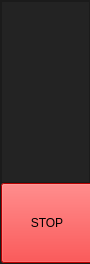
        <widget class="QFrame" name="frame_left_menu">
         <property name="minimumSize">
          <size>
           <width>90</width>
           <height>0</height>
          </size>
         </property>
         <property name="maximumSize">
          <size>
           <width>70</width>
           <height>16777215</height>
          </size>
         </property>
         <property name="styleSheet">
          <string notr="true">background-color: rgb(35, 35, 35);</string>
         </property>
         <property name="frameShape">
          <enum>QFrame::StyledPanel</enum>
         </property>
         <property name="frameShadow">
          <enum>QFrame::Raised</enum>
         </property>
         <layout class="QVBoxLayout" name="verticalLayout_3">
          <property name="spacing">
           <number>0</number>
          </property>
          <property name="leftMargin">
           <number>0</number>
          </property>
          <property name="topMargin">
           <number>0</number>
          </property>
          <property name="rightMargin">
           <number>0</number>
          </property>
          <property name="bottomMargin">
           <number>0</number>
          </property>
          <item alignment="Qt::AlignTop">
           <widget class="QFrame" name="frame_top_menues">
            <property name="frameShape">
             <enum>QFrame::StyledPanel</enum>
            </property>
            <property name="frameShadow">
             <enum>QFrame::Raised</enum>
            </property>
            <layout class="QVBoxLayout" name="verticalLayout_4">
             <property name="spacing">
              <number>0</number>
             </property>
             <property name="leftMargin">
              <number>0</number>
             </property>
             <property name="topMargin">
              <number>0</number>
             </property>
             <property name="rightMargin">
              <number>0</number>
             </property>
             <property name="bottomMargin">
              <number>0</number>
             </property>
             <item>
              <widget class="QPushButton" name="button_page_home">
               <property name="sizePolicy">
                <sizepolicy hsizetype="Preferred" vsizetype="Preferred">
                 <horstretch>0</horstretch>
                 <verstretch>0</verstretch>
                </sizepolicy>
               </property>
               <property name="minimumSize">
                <size>
                 <width>90</width>
                 <height>60</height>
                </size>
               </property>
               <property name="maximumSize">
                <size>
                 <width>16777215</width>
                 <height>16777215</height>
                </size>
               </property>
               <property name="baseSize">
                <size>
                 <width>60</width>
                 <height>60</height>
                </size>
               </property>
               <property name="acceptDrops">
                <bool>false</bool>
               </property>
               <property name="whatsThis">
                <string extracomment="Go Home"/>
               </property>
               <property name="layoutDirection">
                <enum>Qt::LeftToRight</enum>
               </property>
               <property name="autoFillBackground">
                <bool>false</bool>
               </property>
               <property name="styleSheet">
                <string notr="true">QPushButton{
	color: rgb(255, 255, 255);
	background-color: rgb(35, 35, 35);
	border: 0px solid
}
QPushButton:hover{
	background-color: rgb(85, 170, 255);
	border: 0px solid
}

</string>
               </property>
               <property name="inputMethodHints">
                <set>Qt::ImhNone</set>
               </property>
               <property name="text">
                <string/>
               </property>
               <property name="icon">
                <iconset>
                 <normaloff>Icons/217-2171720_icon-white-house-home-icon-white-png.png</normaloff>Icons/217-2171720_icon-white-house-home-icon-white-png.png</iconset>
               </property>
               <property name="iconSize">
                <size>
                 <width>24</width>
                 <height>24</height>
                </size>
               </property>
               <property name="autoRepeat">
                <bool>true</bool>
               </property>
               <property name="autoExclusive">
                <bool>false</bool>
               </property>
               <property name="default">
                <bool>false</bool>
               </property>
               <property name="flat">
                <bool>false</bool>
               </property>
              </widget>
             </item>
             <item>
              <widget class="QPushButton" name="button_page_plots">
               <property name="minimumSize">
                <size>
                 <width>90</width>
                 <height>60</height>
                </size>
               </property>
               <property name="styleSheet">
                <string notr="true">QPushButton{
	color: rgb(255, 255, 255);
	background-color: rgb(35, 35, 35);
	border: 0px solid
}
QPushButton:hover{
	background-color: rgb(85, 170, 255);
	border: 0px solid
}</string>
               </property>
               <property name="text">
                <string/>
               </property>
               <property name="icon">
                <iconset>
                 <normaloff>Icons/Plot_white.png</normaloff>Icons/Plot_white.png</iconset>
               </property>
               <property name="iconSize">
                <size>
                 <width>40</width>
                 <height>40</height>
                </size>
               </property>
              </widget>
             </item>
             <item>
              <widget class="QPushButton" name="button_page_Data">
               <property name="minimumSize">
                <size>
                 <width>90</width>
                 <height>60</height>
                </size>
               </property>
               <property name="styleSheet">
                <string notr="true">QPushButton{
	color: rgb(255, 255, 255);
	background-color: rgb(35, 35, 35);
	border: 0px solid
}
QPushButton:hover{
	background-color: rgb(85, 170, 255);
	border: 0px solid
}</string>
               </property>
               <property name="text">
                <string/>
               </property>
               <property name="icon">
                <iconset>
                 <normaloff>Icons/Fiel2.jpg</normaloff>Icons/Fiel2.jpg</iconset>
               </property>
               <property name="iconSize">
                <size>
                 <width>40</width>
                 <height>40</height>
                </size>
               </property>
              </widget>
             </item>
            </layout>
           </widget>
          </item>
          <item>
           <widget class="QPushButton" name="emergency_button">
            <property name="minimumSize">
             <size>
              <width>92</width>
              <height>80</height>
             </size>
            </property>
            <property name="maximumSize">
             <size>
              <width>80</width>
              <height>16777215</height>
             </size>
            </property>
            <property name="styleSheet">
             <string notr="true">background-color: rgb(255, 0, 0);</string>
            </property>
            <property name="text">
             <string>STOP</string>
            </property>
           </widget>
          </item>
         </layout>
        </widget>
